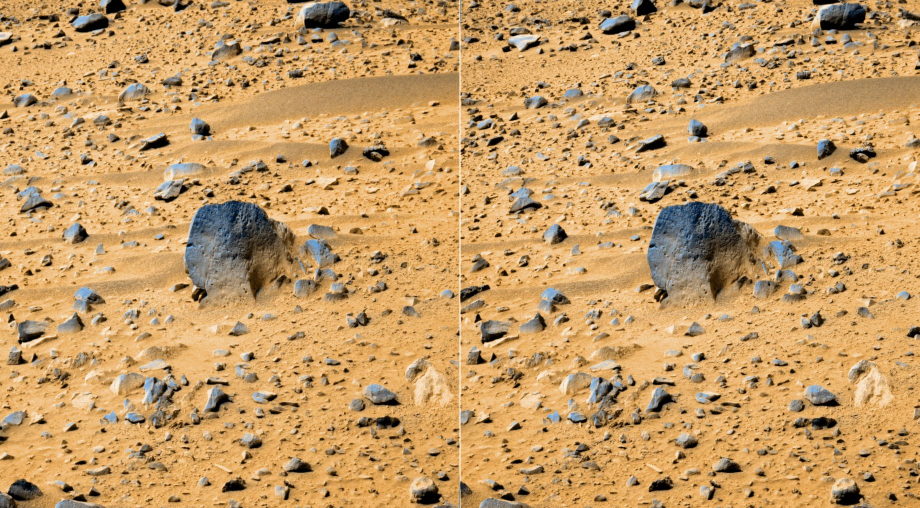
#> input picture stereo_test/cell_test/mars1.jpg, 1840 x 1016 px (shown at 1/2 size)
$ python stereo_test.py
#> lines starting #> are read from the running program, lines starting #| are printed output that depends on the picture
# Retrieved from
# http://opencv-python-tutroals.readthedocs.io/en/latest/py_tutorials/py_calib3d/py_depthmap/py_depthmap.html

import numpy as np
import cv2
from matplotlib import pyplot as plt

# [5 lines of commented-out code are left out]

img = cv2.imread('mars1.jpg',0)
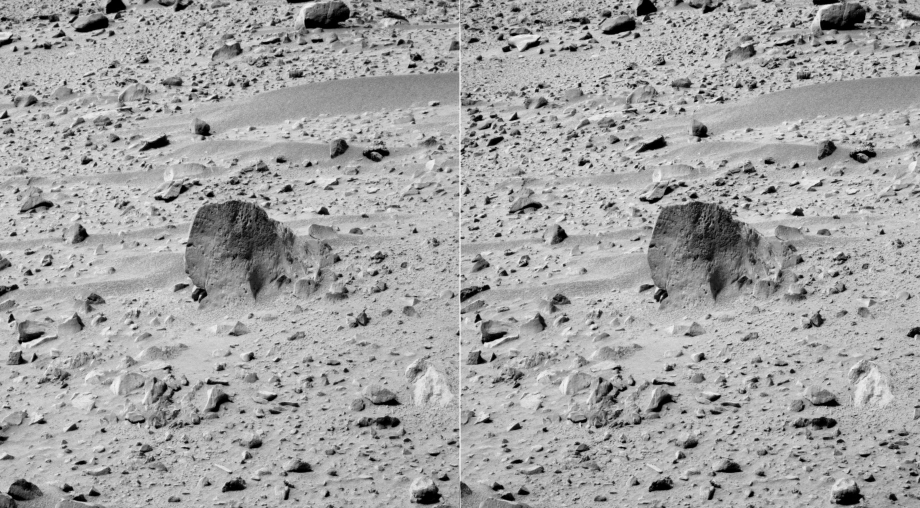
#> img: shape (1016, 1840) (shown at 1/2 size); min 0, max 255, mean 162.4

imgL = img[:,0:910]
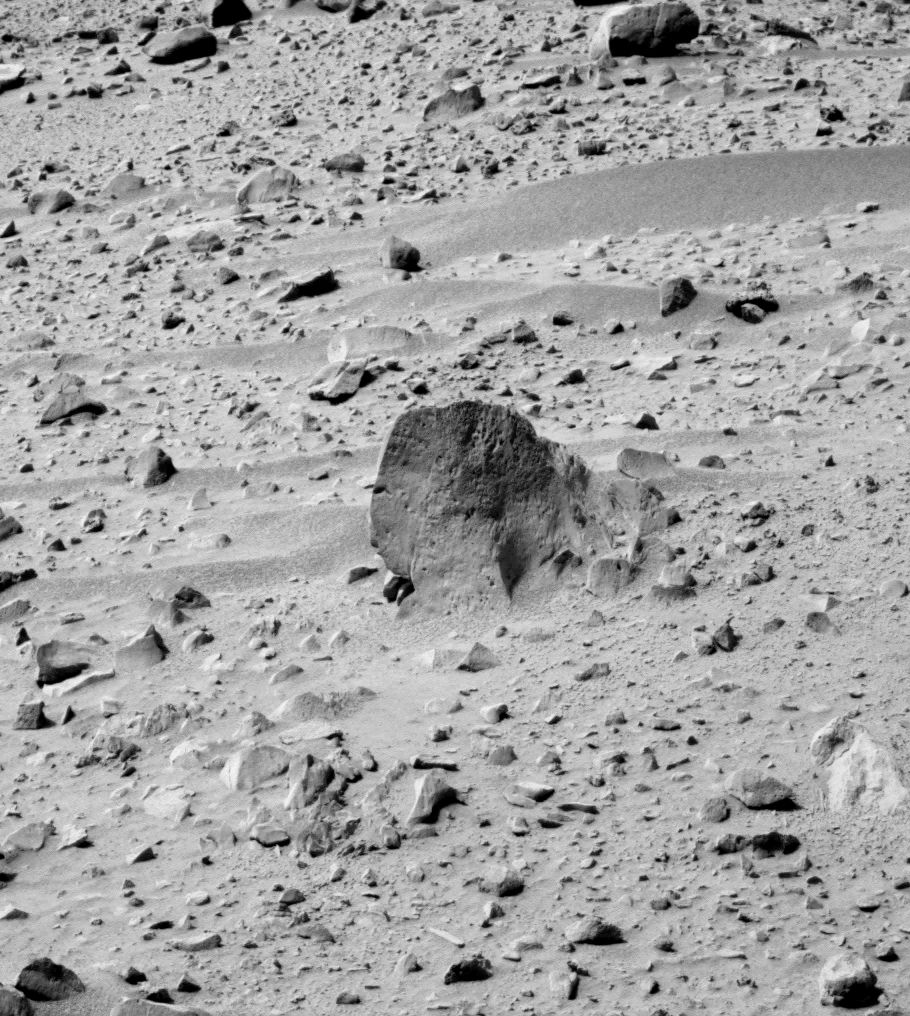
#> imgL: shape (1016, 910); min 0, max 250, mean 162.8
imgR = img[:,1840-910:1840]
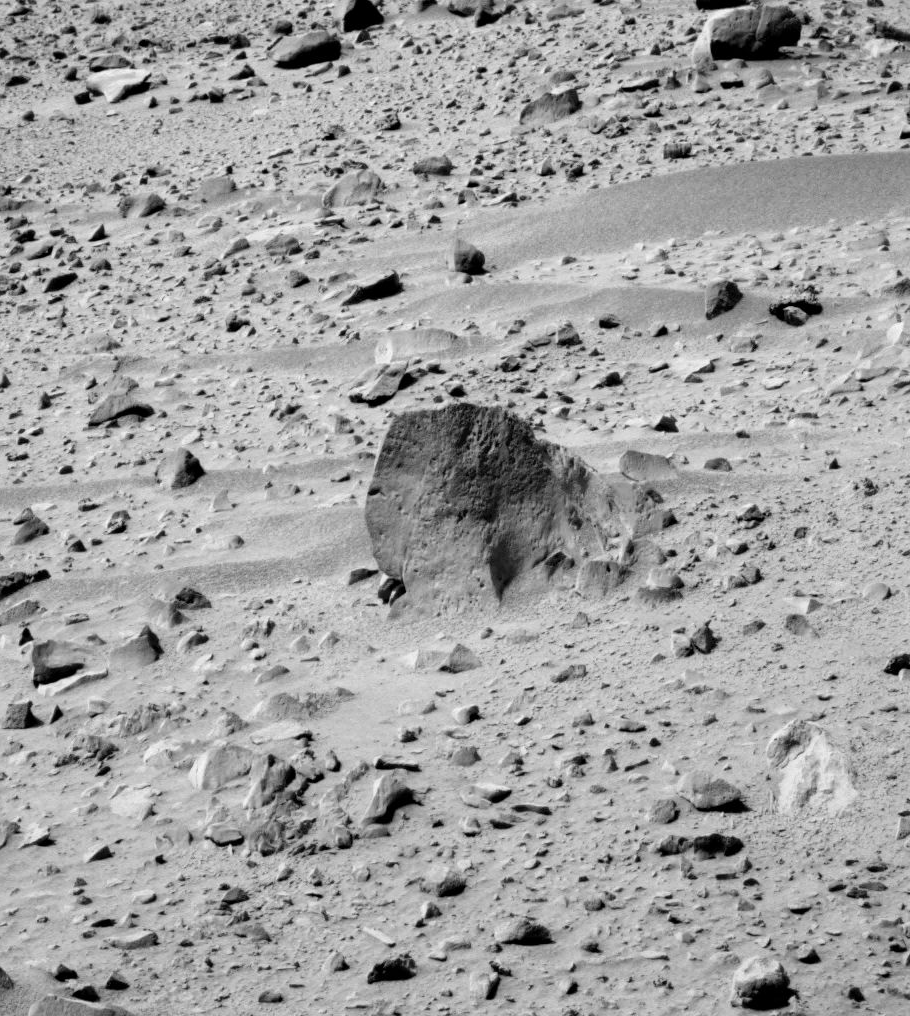
#> imgR: shape (1016, 910); min 0, max 249, mean 161.8


stereo = cv2.StereoBM_create(numDisparities=16, blockSize=15)
disparity = stereo.compute(imgL,imgR)
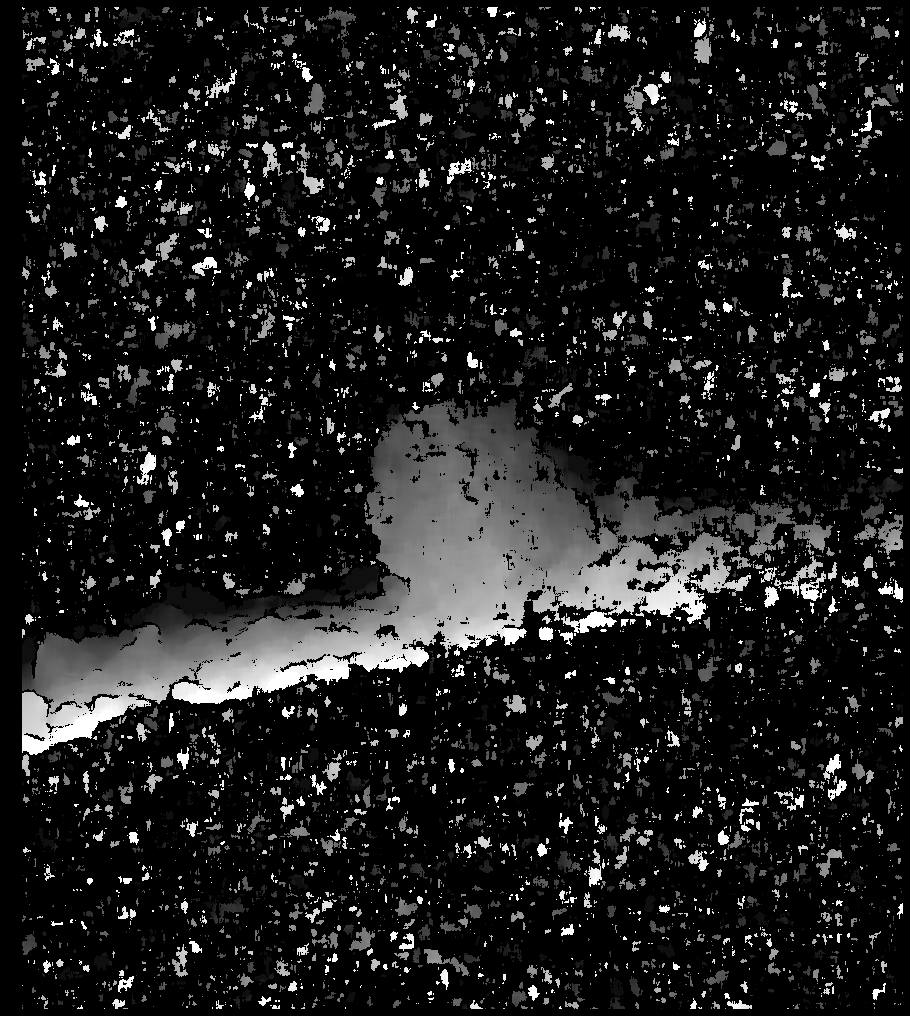
#> disparity: shape (1016, 910) int16; min -16, max 240, mean 12.6; drawn with min black and max white

plt.imshow(disparity,'gray')
plt.show()

$ run again, with stereo_test/cell_test/try2_left.jpg copied over stereo_test/cell_test/mars1.jpg
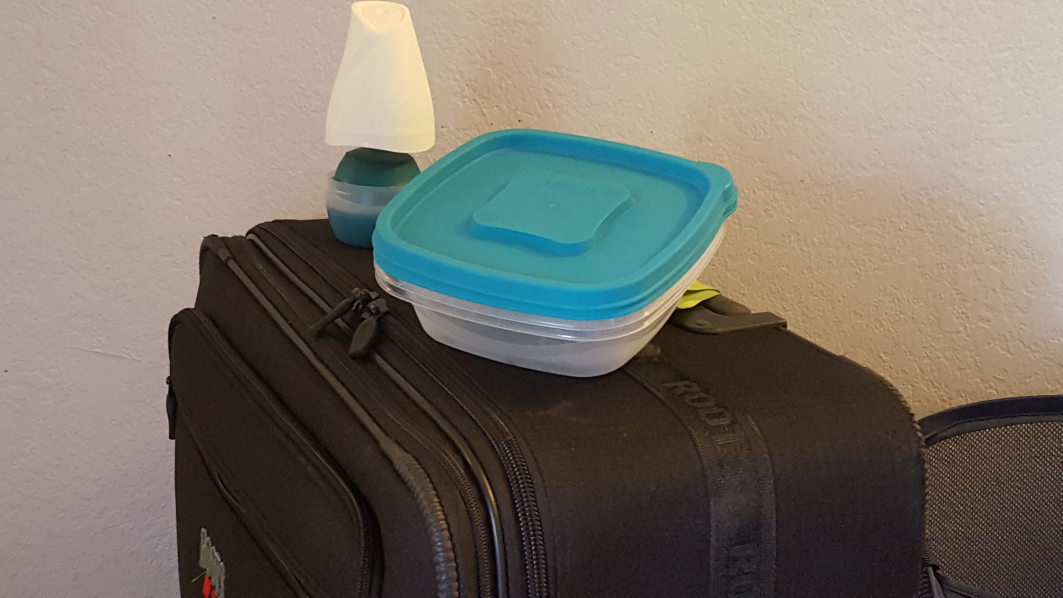
#> input picture stereo_test/cell_test/try2_left.jpg, 5312 x 2988 px (shown at 1/5 size)
#> `imgR = img[:,1840-910:1840]`:
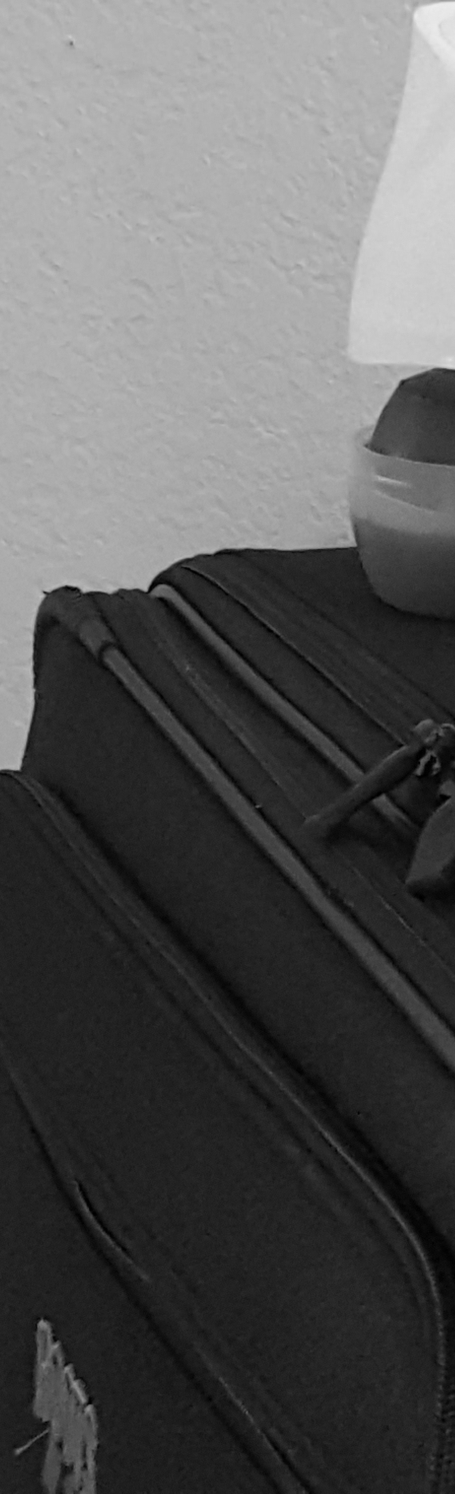
#> imgR: shape (2988, 910) (shown at 1/2 size); min 0, max 238, mean 87.9
#> `disparity = stereo.compute(imgL,imgR)`:
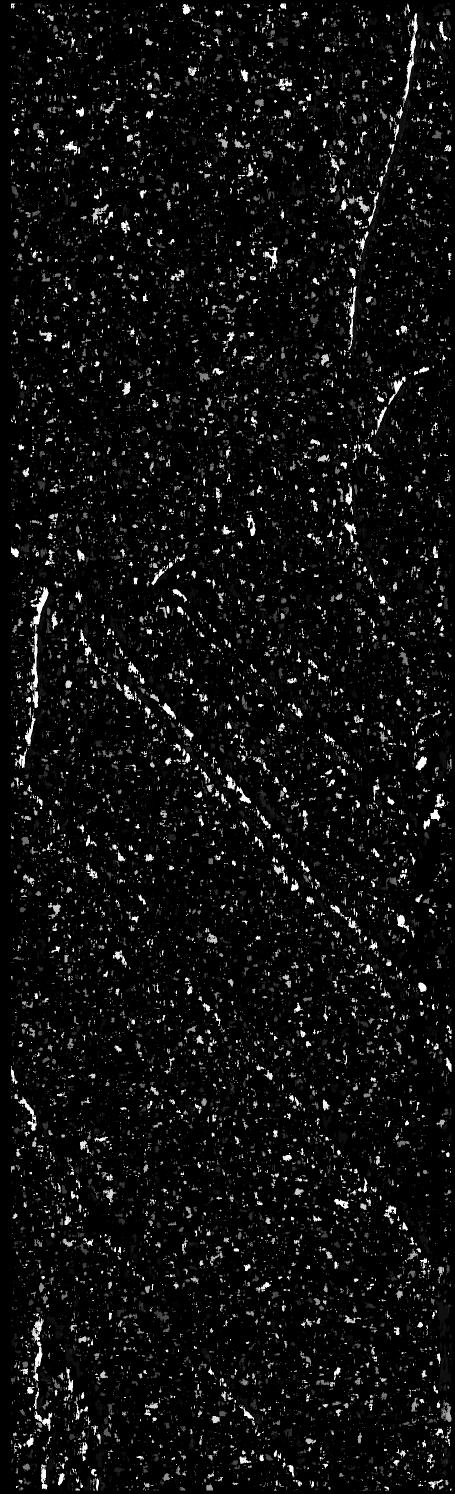
#> disparity: shape (2988, 910) int16 (shown at 1/2 size); min -16, max 240, mean -1.1; drawn with min black and max white

$ run again, with stereo_test/cell_test/try2_right.jpg copied over stereo_test/cell_test/mars1.jpg
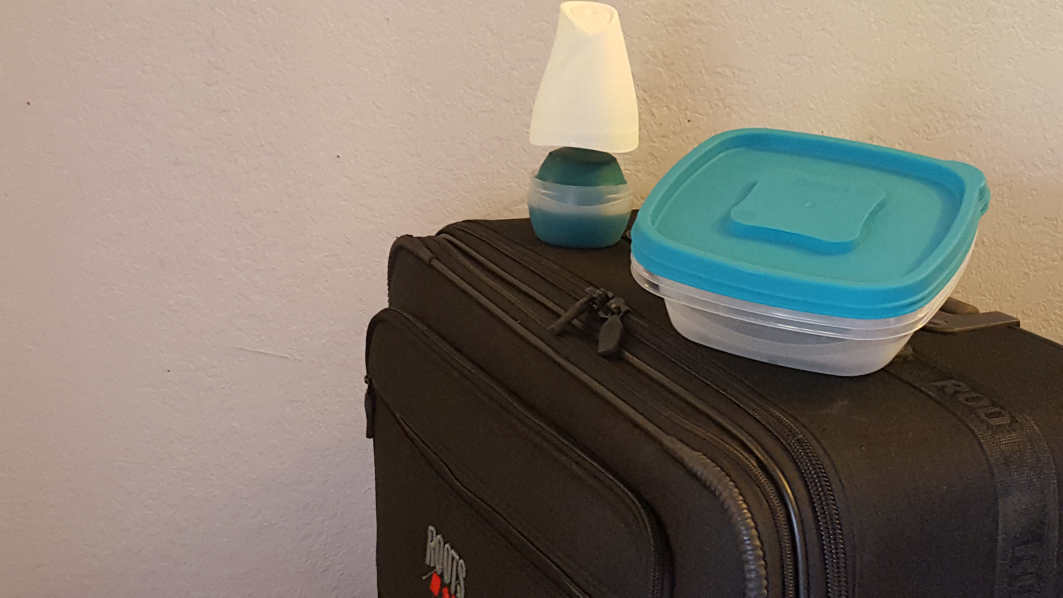
#> input picture stereo_test/cell_test/try2_right.jpg, 5312 x 2988 px (shown at 1/5 size)
#> `imgL = img[:,0:910]`:
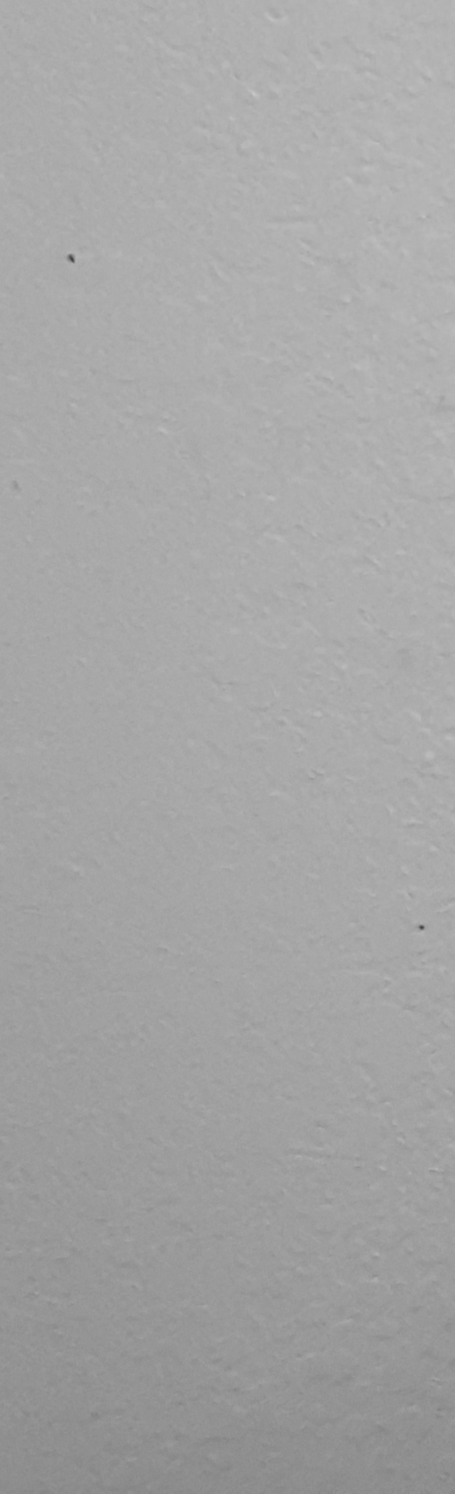
#> imgL: shape (2988, 910) (shown at 1/2 size); min 57, max 199, mean 165.3
#> `disparity = stereo.compute(imgL,imgR)`:
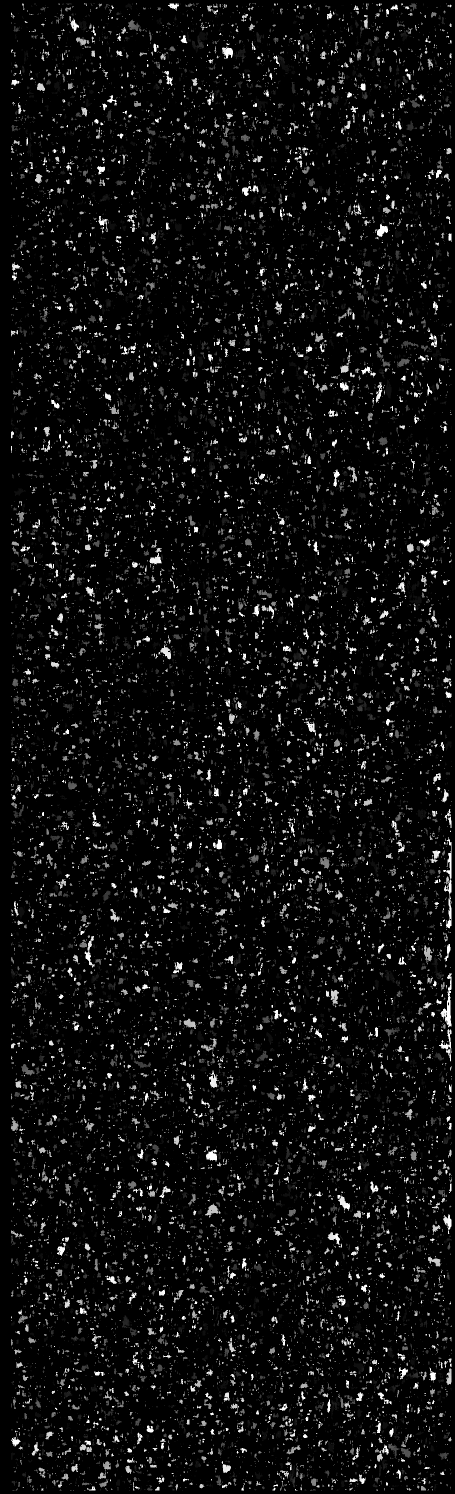
#> disparity: shape (2988, 910) int16 (shown at 1/2 size); min -16, max 240, mean -1.5; drawn with min black and max white
